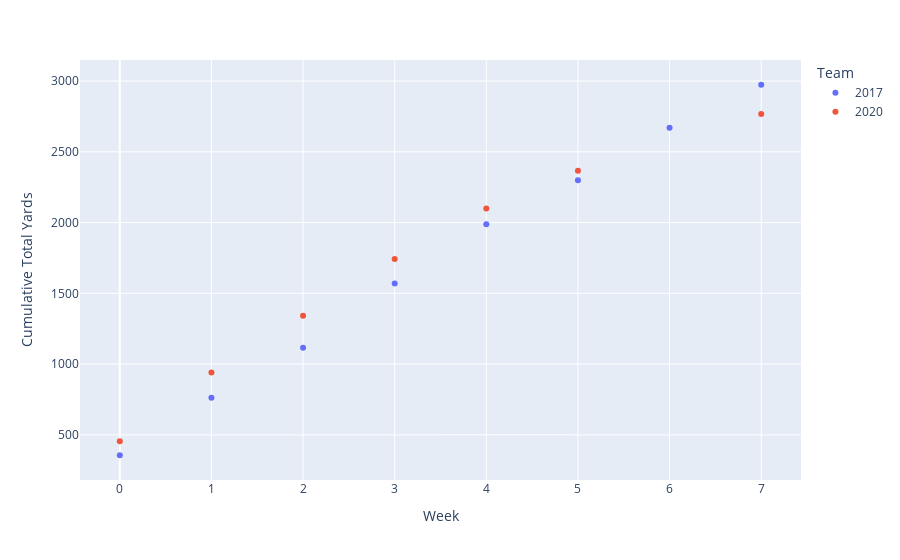

Notebook cell for this chart:
### Code cell
cumulative_rushing_yards = pd.DataFrame(
    {
        "Week": range(0, len(phi2017)),
        "2017": phi2017[("Offense", "TotYd")].cumsum(),
        "2020": phi2022[("Offense", "TotYd")].cumsum()
    }
)

fig = px.scatter(
    cumulative_rushing_yards.melt(id_vars=["Week"], var_name="Team", value_name = "Cumulative Total Yards"),
    x = "Week",
    y = "Cumulative Total Yards",
    color = "Team"
)

fig.show()

### Figure 1 — Plotly figure (JSON) as saved in the notebook; plotly's stock layout.template omitted (floating-point values rounded to 4 significant figures)
{"data": [{"hovertemplate": "Team=2017<br>Week=%{x}<br>Cumulative Total Yards=%{y}<extra></extra>", "legendgroup": "2017", "marker": {"color": "#636efa", "symbol": "circle"}, "mode": "markers", "name": "2017", "orientation": "v", "showlegend": true, "type": "scatter", "x": [0, 1, 2, 3, 4, 5, 6, 7], "xaxis": "x", "y": [356, 762, 1116, 1570, 1989, 2299, 2670, 2974], "yaxis": "y"}, {"hovertemplate": "Team=2020<br>Week=%{x}<br>Cumulative Total Yards=%{y}<extra></extra>", "legendgroup": "2020", "marker": {"color": "#EF553B", "symbol": "circle"}, "mode": "markers", "name": "2020", "orientation": "v", "showlegend": true, "type": "scatter", "x": [0, 1, 2, 3, 4, 5, 6, 7], "xaxis": "x", "y": [455, 941, 1341, 1742, 2099, 2367, null, 2768], "yaxis": "y"}], "layout": {"autosize": true, "legend": {"title": {"text": "Team"}, "tracegroupgap": 0}, "margin": {"t": 60}, "xaxis": {"anchor": "y", "autorange": true, "domain": [0, 1], "range": [-0.4085, 7.408], "title": {"text": "Week"}, "type": "linear"}, "yaxis": {"anchor": "x", "autorange": true, "domain": [0, 1], "range": [153.3, 3177.0], "title": {"text": "Cumulative Total Yards"}, "type": "linear"}}}
